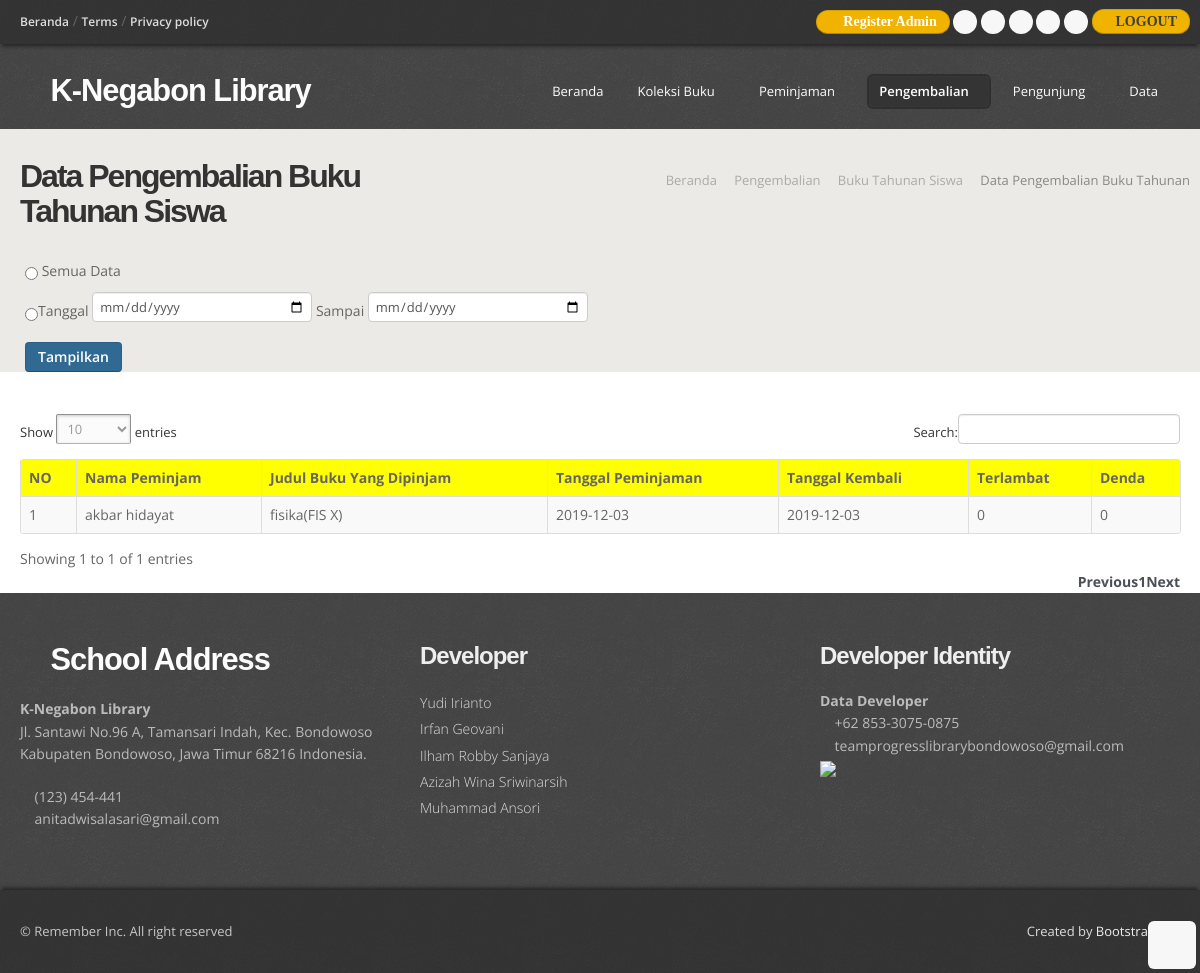
Page /admin/pengembalian_tahunan_selesai.php (signed in) on the committed database.
### tables this page shows
CREATE TABLE `peminjaman_buku_tahunan` (
  `id_pinjam_buku_tahunan` int(5) NOT NULL,
  `id_judul_buku_tahunan` varchar(7) NOT NULL,
  `kode_buku_tahunan` varchar(5) NOT NULL,
  `nis` varchar(15) NOT NULL,
  `tanggal_peminjaman` varchar(20) NOT NULL,
  `tanggal_hrs_kembali` varchar(20) NOT NULL,
  `notifikasi` varchar(15) NOT NULL
);

CREATE TABLE `member_perpus` (
  `nis` varchar(15) NOT NULL,
  `nama_siswa` varchar(30) NOT NULL,
  `jurusan` varchar(40) NOT NULL,
  `no_telp` varchar(15) NOT NULL,
  `alamat` varchar(50) NOT NULL,
  `status` varchar(20) NOT NULL
);

CREATE TABLE `buku_tahunan_siswa` (
  `id_judul_buku_tahunan` varchar(7) NOT NULL,
  `judul_buku_tahunan` varchar(50) NOT NULL,
  `id_penerbit` int(5) NOT NULL,
  `tahun_terbit` year(4) NOT NULL,
  `untuk_kelas` varchar(5) NOT NULL,
  `gambar_sampul` varchar(15) NOT NULL,
  `stok` int(11) NOT NULL
);

CREATE TABLE `pengembalian_buku_tahunan` (
  `id_pengembalian_tahunan` int(5) NOT NULL,
  `id_pinjam_buku_tahunan` int(5) NOT NULL,
  `tanggal_pengembalian` date NOT NULL,
  `terlambat` int(5) NOT NULL,
  `denda` int(15) NOT NULL
);

### admin/functions.php (called while the page is built, shortened)
<?php
$conn = mysqli_connect("localhost", "root", "", "perpustakaan");
function query($query) {
    global $conn;
    $result = mysqli_query($conn, $query);
    $rows = [];
    while ($row = mysqli_fetch_assoc($result)){
        $rows[] = $row;
    }
    return $rows;
}
?>

### admin/pengembalian_tahunan_selesai.php (the view, shortened to what this page needs)
<?php
require 'functions.php';
$data_pengembalian_tahunan = query ("SELECT member_perpus.nama_siswa, buku_tahunan_siswa.judul_buku_tahunan, peminjaman_buku_tahunan.tanggal_peminjaman,
                                    pengembalian_buku_tahunan.tanggal_pengembalian, pengembalian_buku_tahunan.terlambat, pengembalian_buku_tahunan.denda
                                    FROM peminjaman_buku_tahunan
                                    LEFT JOIN member_perpus ON member_perpus.nis = peminjaman_buku_tahunan.nis
                                    LEFT JOIN buku_tahunan_siswa ON buku_tahunan_siswa.id_judul_buku_tahunan = peminjaman_buku_tahunan.id_judul_buku_tahunan
                                    LEFT JOIN pengembalian_buku_tahunan ON pengembalian_buku_tahunan.id_pinjam_buku_tahunan = peminjaman_buku_tahunan.id_pinjam_buku_tahunan
                                    WHERE peminjaman_buku_tahunan.notifikasi = 'kembali' ");
?>
<!DOCTYPE html>
<html lang="en">
<head>
  <link href="css/bootstrap.css" rel="stylesheet" />
  <link href="css/bootstrap-responsive.css" rel="stylesheet" />
  <link href="css/prettyPhoto.css" rel="stylesheet" />
  <link href="css/style.css" rel="stylesheet">
  <link href="js/dataTables/dataTables.bootstrap.css" rel="stylesheet">
  <link id="t-colors" href="color/default.css" rel="stylesheet" />
</head>
<body>
  <div id="wrapper">
    <header>
    <?php include 'tag_header.php';  ?>
      <div class="container">
        <div class="row nomargin">
          <div class="span4">
            <div class="logo">
              <h1><a href="index.html"><i class="icon-tint"></i> K-Negabon Library</a></h1>
            </div>
          </div>
          <div class="span8">
            <div class="navbar navbar-static-top">
              <div class="navigation">
                <nav>
                  <ul class="nav topnav">
                    <li><a href="index.php">Beranda</a></li>
                    <li class="dropdown">
                      <a href="#">Koleksi Buku<i class="icon-angle-down"></i></a>
                    </li>
                    <li class="dropdown">
                      <a href="#">Peminjaman<i class="icon-angle-down"></i></a>
                    </li>
                    <li class="dropdown active">
                      <a href="#">Pengembalian<i class="icon-angle-down"></i></a>
                    </li>
                    <li class="dropdown">
                      <a href="#">Pengunjung<i class="icon-angle-down"></i></a>
                    </li>
                    <li class="dropdown">
                      <a href="#">Data<i class="icon-angle-down"></i></a>
                    </li>
                  </ul>
                </nav>
              </div>
            </div>
          </div>
        </div>
      </div>
    </header>
    <section id="inner-headline">
      <div class="container">
        <div class="row">
          <div class="span4">
            <div class="inner-heading">
              <h2>Data Pengembalian Buku Tahunan Siswa</h2>
            </div>
          </div>
          <div class="span8">
            <ul class="breadcrumb">
              <li><a href="index.html">Beranda</a> <i class="icon-angle-right"></i></li>
              <li><a href="#">Pengembalian</a> <i class="icon-angle-right"></i></li>
              <li><a href="pengembalian_tahunan.php">Buku Tahunan Siswa</a> <i class="icon-angle-right"></i></li>
              <li class="active">Data Pengembalian Buku Tahunan</li>
            </ul>
          </div>
        </div>
      </div>
      <form action="laporan_pengembalian_tahunan.php" method="post">
      <ul width="50"><input required type="radio" name="cek" value="1" style="cursor: pointer;"> Semua Data</ul>
      <ul width="50"><input required type="radio" name="cek" value="2" style="cursor: pointer;">Tanggal
      <input type="date" name="tgl_awal" value="<?= date("Y/m/d") ?>" style="height: 20px;"> Sampai <span class="right"><input type="date" value="<?= date("Y/m/d") ?>" name="tgl_akhir" style="height: 20px;"></span>
      </ul>
      <ul class="text-left"><input type="submit" name="tampilkan" class="btn btn-primary" value="Tampilkan"></ul>
    </form>
    </section>
    <br>
    <div class="container-fluid">
      <div class="content">
        <div class="box">
          <div class="offside-3 col-lg-7">
            <form action="" method="post">
              <div class="table-responsive">
                <table class="table table-striped table-bordered table-hover " id="tabel">
                  <thead>
                    <tr bgcolor='yellow' align='center'>
                      <th>NO</th>
                      <th>Nama Peminjam</th>
                      <th>Judul Buku Yang Dipinjam</th>
                      <th>Tanggal Peminjaman</th>
                      <th>Tanggal Kembali</th>
                      <th>Terlambat</th>
                      <th>Denda</th>
                    </tr>
                  </thead>
                  <tbody>
                    <?php
                    $i = 1;
                    foreach( $data_pengembalian_tahunan as $row) :
                    ?>
                    <tr>
                      <td><?=$i; ?></td>
                      <td><?php echo $row["nama_siswa"];?></td>
                      <td><?php echo $row["judul_buku_tahunan"];?></td>
                      <td><?php echo $row["tanggal_peminjaman"];?></td>
                      <td><?php echo $row["tanggal_pengembalian"];?></td>
                      <td><?php echo $row["terlambat"];?></td>
                      <td><?php echo $row["denda"];?></td>
                    </tr>
                    <?php
                    $i++;
                    endforeach;
                    ?>
                  </tbody>
                </table>
              </div>
            </form>
          </div>
        </div>
      </div>
    </div>
    <footer>
    <?php include 'footer_admin.php';  ?>
    </footer>
  </div>
  <a href="#" class="scrollup"><i class="icon-angle-up icon-rounded icon-bglight icon-2x"></i></a>
</body>
</html>

### admin/css/style.css (style rules this page uses)
body { font-family:'Open Sans', Arial, sans-serif; font-size:14px; font-weight:400; line-height:1.6em; color:#656565; }
a { color:#4b5056; }
.bold { font-weight:900; }
.container { padding:0 20px 0 20px; position:relative; }
.row { margin-bottom:30px; }
.row.nomargin { margin-bottom:0; }
header { background: url(../img/header-pattern-150.png) repeat; margin:0; padding:0 0 20px; position:relative; z-index:2000; }
header .logo { float:left; }
header .logo h1 { color:#fdfdfd; letter-spacing:-1px; font-size:2.2em; font-weight:900; margin:0; }
header .logo h1 a { color:#fdfdfd; }
header .navigation { float:right; }
header ul.nav li { border:none; margin:0; }
header ul.nav li a { border:none; font-weight:400; }
.navbar .nav > li > a { font-size:13px; color: #fdfdfd; text-shadow: none; }
header ul.nav li a i { color:#fff; }
.navbar .nav > .active > a,.navbar .nav > .active > a:hover { font-weight:600; }
ul.nav li.dropdown a { z-index:1000; display:block; }
.box { width:100%; }
#inner-headline { background:#eceae6; position:relative; margin:0; padding:0; }
#inner-headline .inner-heading h2 { color:#333; margin:30px 0 0 0; font-size:32px; letter-spacing:-2px; }
#inner-headline ul.breadcrumb { margin:30px 0 0; float:right; background:none; }
#inner-headline ul.breadcrumb li { margin-bottom:0; padding-bottom:0; }
#inner-headline ul.breadcrumb li { font-size:13px; color:#888; text-shadow:none; }
#inner-headline ul.breadcrumb li i { color:#ababab; }
#inner-headline ul.breadcrumb li a { color:#aaa; text-decoration:none; }
footer { padding:50px 0 0 0; color:#bbb; background: url(../img/header-pattern-150.png) repeat; }
.scrollup { position:fixed; width:32px; height:32px; bottom:20px; right:20px; }
a.scrollup { outline:0; text-decoration:none; }
a i.icon-bglight, a i.icon-bgdark { display: inline-block; }
[class^="icon-"], [class*=" icon-"] { color:#404040; }

### admin/color/default.css (style rules this page uses)
.logo h1 [class^="icon-"] { color:#8fc04e; }

### admin/css/shortcodes.css (style rules this page uses)
i.icon-bglight { color: #444; background: #f7f7f7; }
.icon-rounded { display: inline-block; border-radius: 6px !important; -moz-border-radius: 6px !important; -webkit-border-radius: 6px !important; -o-border-radius: 6px !important; -ms-border-radius: 6px !important; text-align: center; width: 24px !important; height: 24px !important; line-height: 24px !important; }
.icon-rounded.icon-2x { width: 48px !important; height: 48px !important; line-height: 48px !important; }

### rows in the picture
peminjaman_buku_tahunan: nis.nama_siswa "akbar hidayat", id_judul_buku_tahunan.judul_buku_tahunan "fisika(FIS X)", tanggal_peminjaman "2019-12-03", pengembalian_buku_tahunan.tanggal_pengembalian "2019-12-03", pengembalian_buku_tahunan.terlambat "0", pengembalian_buku_tahunan.denda "0"
